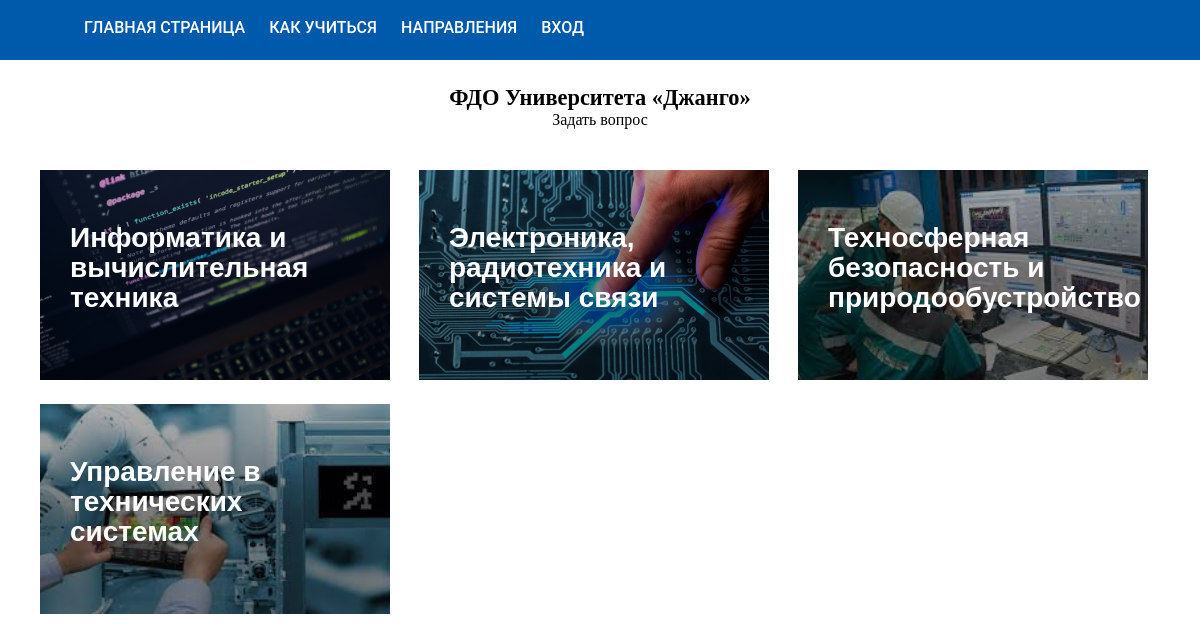
The page / on the database its author committed.
### MainApp/models.py (models this page shows, shortened)
class Stream(models.Model):
    title = models.CharField(max_length=100)
    url = models.CharField(max_length=100)
    code = models.CharField(max_length=2)
    preview = models.ImageField(upload_to='upload',blank=True)
    class Meta:
        verbose_name = 'Направление'
        verbose_name_plural = 'Направления'

### MainApp/views.py (the view)
# urls.py: path('',views.Main,name='main'),
def Main(request):
    return render(request,'Main.html',{'specialities':Speciality.objects.all()})

### MainApp/templates/Main.html
{% extends "Base.html" %}
{% block body %}
{% regroup specialities by stream as data %}
<div id='main-list'>
{% for stream in data %}
<div style='display:inline-block;'>
<a href='{% url "one_direct" "Bach" stream.grouper.url %}' style="background: url('{{stream.grouper.preview.url}}')" class='main-link'>
<span class='main-link-title'>{{stream.grouper.title}}</span>
</a>
</div>
{% endfor %}
</div>
{% endblock %}

### MainApp/templates/Base.html (shortened to what this page needs)
<html>
<head>
</head>
<body>
<nav id='main-nav'>
<div id='nav-links'>
<ul>
<li class='top-link'>
<a href='/'>Главная страница</a>
</li>
<li class='top-link'>
<a href='{% url "instruction" %}'>Как учиться</a>
</li>
<li id='directs' class='top-link'>
<a href='{% url "directs" "bach" %}'>Направления</a>
</li>
<li class='top-link'>
<a href='{% url "login" %}'>Вход</a>
</li>
</ul>
</div>
</nav>
<div style='height:85px;margin-top:25px;' align='center'>
<span id='univer'>ФДО Университета «Джанго»</span>
<p onclick="document.getElementsByClassName('formDiv')[0].style.display='block'" style="width:auto;">Задать вопрос</p>
</div>
<section id='content'>
{% block body %}
{% endblock %}
</section>
</body>
</html>

### MainApp/templates/Base.html (style rules this page uses)
* { margin:0; }
a { text-decoration:none; }
li { list-style:none; }
#content { max-width: 1198px; margin:0 auto; padding-right: 15px; padding-left: 15px; margin-right: auto; margin-left: auto; }
#main-nav { margin:0; background-color:#005aab; height:60px; }
#nav-links { margin:0 auto; padding: 0 24px; max-width: 1246px; height:100%; }
nav a { padding: 15px 0 18px; color:white; font: normal 500 16px/25px Roboto,sans-serif; text-transform: uppercase; display:inline-block; }
nav li { margin-left:20px; }
.top-link { display:inline; }
.main-link { text-decoration: none; display:block; width:350px; height:210px; position:relative; background-size: cover!important; background-position: 50% 50%!important; overflow:hidden; margin-left:25px; margin-bottom:20px; }
.main-link:before { content: ""; display: block; position: absolute; bottom: 0; left: 0; right: 0; max-height: 100%; height: 100%; background: linear-gradient(180deg, rgba(0,0,0,0.3) 0%, rgba(0,0,0,0.5) 50%); background-size: cover; }
.main-link-title { color:white; width: 100%; display: inline-block; vertical-align: bottom; position: relative; box-sizing: border-box; z-index: 3; padding: 53px 30px 30px; font: normal 700 28px/30px 'Officina Serif',sans-serif; }
#univer { font-size: 1.4em; font-weight: bold; }

### rows shown on the page
Stream: grouper.preview (picture), grouper "Информатика и вычислительная техника"
Stream: grouper.preview (picture), grouper "Электроника, радиотехника и системы связи"
Stream: grouper.preview (picture), grouper "Техносферная безопасность и природообустройство"
Stream: grouper.preview (picture), grouper "Управление в технических системах"
